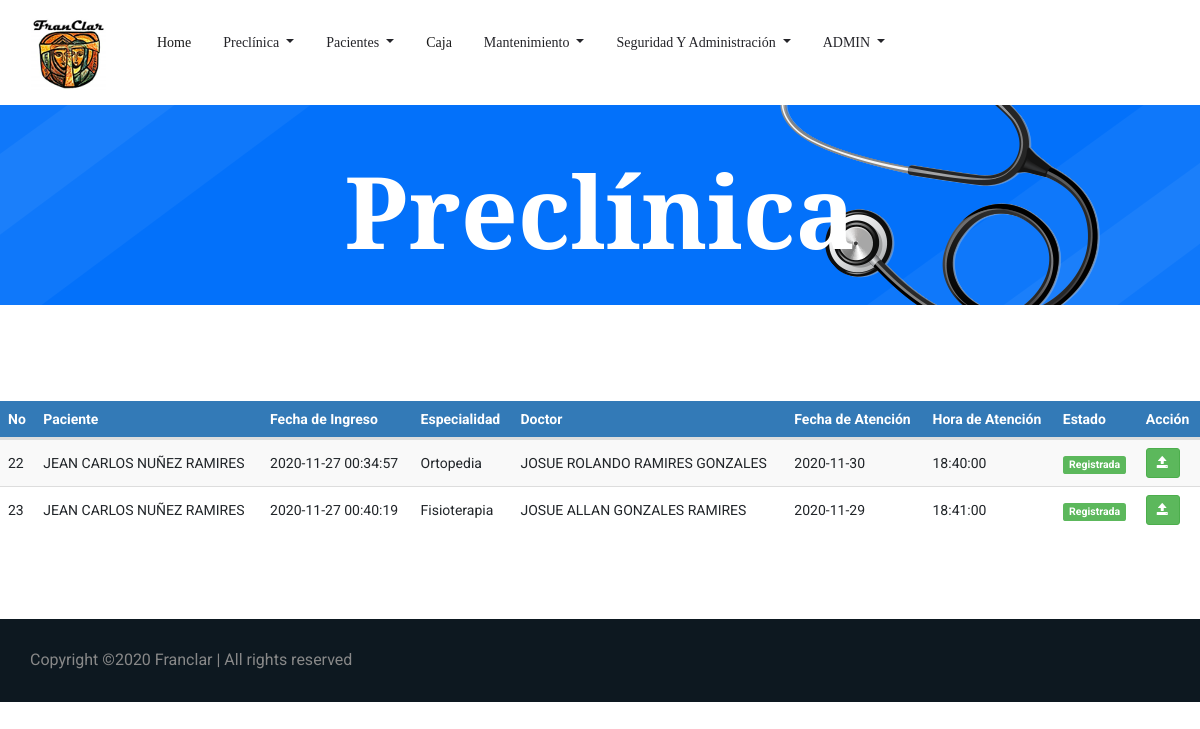
The page /Preclinica.php (signed in) on the database as committed earlier.
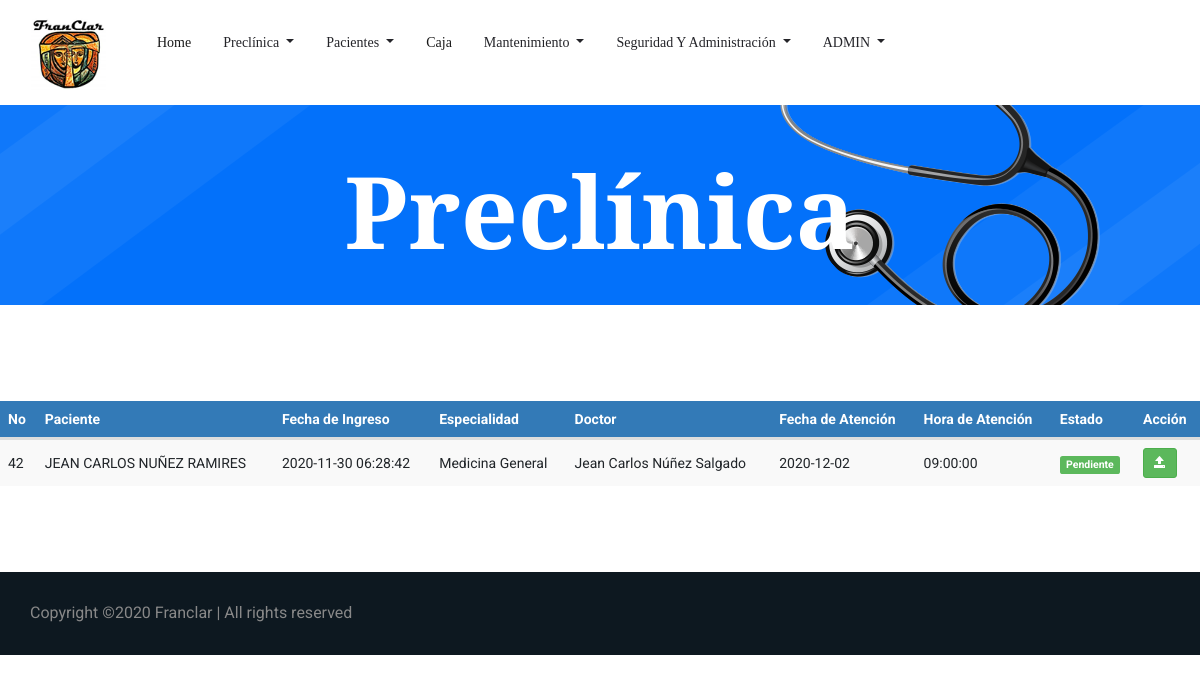
The same page on the database as committed later.
### tables this page shows
CREATE TABLE `tbl_citas` (
  `ID_Cita` bigint(3) NOT NULL,
  `ID_Paciente` int(3) NOT NULL,
  `ID_Usuario` bigint(3) NOT NULL,
  `ID_Empleado` int(3) NOT NULL,
  `ID_Especialidad` int(3) NOT NULL,
  `ID_Estado` int(3) NOT NULL,
  `Fec_Creacion` timestamp NOT NULL DEFAULT current_timestamp(),
  `Fec_Atencion` date NOT NULL,
  `Hora_Atencion` time NOT NULL,
  `Precio` int(5) NOT NULL,
  `Usuario_crea` bigint(3) DEFAULT NULL,
  `Fec_crea` date DEFAULT NULL,
  `Usuario_modif` bigint(3) DEFAULT NULL,
  `Fec_modif` date DEFAULT NULL
);

CREATE TABLE `tbl_pacientes` (
  `ID_Paciente` int(3) NOT NULL,
  `cedula` varchar(13) NOT NULL,
  `ID_Sexo` int(1) NOT NULL,
  `ID_Est_Civil` int(3) NOT NULL,
  `ID_Tipo_Sangre` int(3) NOT NULL,
  `ID_Religion` int(3) NOT NULL,
  `ID_TipoPaciente` int(3) NOT NULL,
  `Nom_Paciente` varchar(255) NOT NULL,
  `Fec_Nacimiento` date NOT NULL,
  `Edad` int(3) NOT NULL,
  `Dir_Paciente` varchar(255) NOT NULL,
  `Tel_Paciente` int(8) NOT NULL,
  `Cel_Paciente` int(8) NOT NULL,
  `Email` varchar(50) NOT NULL,
  `Contacto_Emergencia` varchar(40) NOT NULL,
  `ID_Parentesco` int(3) NOT NULL,
  `Tel_Emergencia` int(8) NOT NULL,
  `Cel_Emergencia` int(8) NOT NULL,
  `Antecedentes_Personales` varchar(500) DEFAULT NULL,
  `Antecedentes_Hospitalarios` varchar(500) DEFAULT NULL,
  `Antecedentes_Alergicos` varchar(500) DEFAULT NULL,
  `Antecedentes_Familiares` varchar(500) DEFAULT NULL,
  `Habitos` varchar(500) DEFAULT NULL,
  `Usuario_crea` bigint(3) DEFAULT NULL,
  `Fec_crea` date DEFAULT NULL,
  `Usuario_modif` bigint(3) DEFAULT NULL,
  `Fec_modif` date DEFAULT NULL
);

CREATE TABLE `tbl_especialidad` (
  `ID_especialidad` int(3) NOT NULL,
  `Descripcion_espec` varchar(30) NOT NULL,
  `Precio` int(5) NOT NULL
);

CREATE TABLE `tbl_empleado` (
  `ID_Empleado` int(3) NOT NULL,
  `Nom_Empleado` varchar(50) NOT NULL,
  `ID_Sexo` int(1) NOT NULL,
  `ID_Est_Civil` int(3) NOT NULL,
  `ID_Cargo` int(3) NOT NULL,
  `ID_Especialidad` int(3) NOT NULL,
  `Cedula` varchar(13) NOT NULL,
  `Fec_Nacimiento` date NOT NULL,
  `Dir_Empleado` varchar(255) NOT NULL,
  `Tel_Empleado` int(8) NOT NULL,
  `Cel_Empleado` int(8) NOT NULL,
  `Salario` int(6) NOT NULL,
  `Usuario_crea` bigint(3) DEFAULT NULL,
  `Fec_crea` date DEFAULT NULL,
  `Usuario_modif` bigint(3) DEFAULT NULL,
  `Fec_modif` date DEFAULT NULL
);

CREATE TABLE `tbl_estado_cita` (
  `ID_Estado` int(3) NOT NULL,
  `Descripcion_est_cita` varchar(10) NOT NULL
);

### Preclinica.php (the view, shortened to what this page needs)
<!doctype html>
<html lang="es">
<?php
include 'head.php'
?>
<body>
    <?php
    include 'header.php';
    ?>
    <section class="breadcrumb_part breadcrumb_bg">
        <div class="container">
            <div class="row">
                <div class="col-lg-12">
                    <div class="breadcrumb_iner">
                        <div class="breadcrumb_iner_item">
                            <h2>Preclínica</h2>
                        </div>
                    </div>
                </div>
            </div>
        </div>
    </section>
     <br>
     <br>
     <br>
     <br>
    <div class="table-responsive">
			<table id="datatableUsuarios" class="table table-striped table-hover" cellspacing="0" width="100%">
            	<thead>
				<tr>
					<th>No</th>
					<th>Paciente</th>
					<th>Fecha de Ingreso</th>
					<th>Especialidad</th>
                    <th>Doctor</th>
                    <th>Fecha de Atención</th>
                    <th>Hora de Atención</th>
                    <th>Estado</th>
				    <th>Acción</th>
				</tr>
				</thead>
				<tbody>
				<?php
				$sql = mysqli_query($con, "SELECT tbl_citas.ID_Cita,
				tbl_pacientes.Nom_Paciente,
				tbl_citas.Fec_Creacion,
				tbl_especialidad.Descripcion_espec,
				tbl_empleado.Nom_Empleado,
				tbl_citas.Fec_Atencion,
				tbl_citas.Hora_Atencion,
				tbl_estado_cita.Descripcion_est_cita FROM tbl_citas
				INNER JOIN tbl_pacientes on tbl_citas.ID_Paciente = tbl_pacientes.ID_Paciente
				INNER JOIN tbl_especialidad on tbl_citas.ID_Especialidad = tbl_especialidad.ID_Especialidad
				INNER JOIN tbl_empleado on tbl_citas.ID_Empleado = tbl_empleado.ID_Empleado
				INNER JOIN tbl_estado_cita on tbl_citas.ID_Estado = tbl_estado_cita.ID_Estado WHERE tbl_estado_cita.ID_Estado = 1");
				if(mysqli_num_rows($sql) == 0){
					echo '<tr><td colspan="8">No hay datos.</td></tr>';
				}else{
					while($row = mysqli_fetch_assoc($sql)){
						echo '
						<tr>
						<td>'.$row['ID_Cita'].'</td>
						<td>'.$row['Nom_Paciente'].'</td>
						<td>'.$row['Fec_Creacion'].'</td>
						<td>'.$row['Descripcion_espec'].'</td>
						<td>'.$row['Nom_Empleado'].'</td>
						<td>'.$row['Fec_Atencion'].'</td>
						<td>'.$row['Hora_Atencion'].'</td>
						<td><span class="label label-success">'.$row['Descripcion_est_cita'].'</span></td>
						<td>
                            <a href="agregarpreclinica.php?nik='.$row['ID_Cita'].'" title="Realizar pre-clínica" class="btn btn-success btn-sm"><span class="glyphicon glyphicon-open" aria-hidden="true"></span></a>
						</td>
						</tr>
						';
					}
				}
				?>
			</table>
		 </div>
         <br>
     <br>
     <br>
     <br>
    <?php
        include 'Copyright.php'
    ?>
</body>
</html>

### head.php (shortened to what this page needs)
<head>
  <link href="css/style_nav.css" rel="stylesheet">
  <link rel="stylesheet" href="css/bootstrap.min.css">
  <link href="font-awesome/css/font-awesome.min.css" rel="stylesheet">
  <link rel="stylesheet" href="https://use.fontawesome.com/releases/v5.8.2/css/all.css">
  <link rel="stylesheet" href="css/animate.css">
  <link rel="stylesheet" href="css/owl.carousel.min.css">
  <link rel="stylesheet" href="css/themify-icons.css">
  <link rel="stylesheet" href="css/flaticon.css">
  <link rel="stylesheet" href="css/magnific-popup.css">
  <link rel="stylesheet" href="css/nice-select.css">
  <link rel="stylesheet" href="css/slick.css">
  <link rel="stylesheet" href="https://maxcdn.bootstrapcdn.com/bootstrap/3.4.0/css/bootstrap.min.css">
  <link rel="stylesheet" href="css/style.css">
  <link rel="stylesheet" href="https://cdnjs.cloudflare.com/ajax/libs/font-awesome/4.7.0/css/font-awesome.min.css">
  <link href="css/bootstrap-datepicker.css" rel="stylesheet">
    <link href='lib/main.css' rel='stylesheet' />
    <link rel="stylesheet" href="css/main.css">
    <link rel="stylesheet" type="text/css" href="datatables/datatables.min.css"/>
    <link rel="stylesheet"  type="text/css" href="datatables/DataTables-1.10.18/css/dataTables.bootstrap4.min.css">
  <link href="https://cdn.jsdelivr.net/npm/select2@4.1.0-beta.1/dist/css/select2.min.css" rel="stylesheet" />
</head>

### header.php (shortened to what this page needs)
<?php
$usuario=$_SESSION['Nom_Usuario'];
$rolUsuario=$_SESSION['ID_Rol'];
?>
<?php
switch ($rolUsuario) {
    case '1':?>
       <header class="main_menu">
        <div class="container">
            <div class="row align-items-center">
                <div class="col-lg-12">
                    <nav class="navbar navbar-expand-lg navbar-light">
                        <a class="navbar-brand" href="index.php"> <img src="img/franclar_logo.png" srcset="img/franclar_logo.png 800w" sizes= "(min-width: 1000px) 50vw, (min-width: 800px) 80vw, (min-width: 600px) 100vw, (min-width: 300px) 145vw, , (min-width: 250px) 100vw, (min-width: 100px) 100vw" alt="logo"> </a>
                        <div class="collapse navbar-collapse main-menu-item justify-content-center"
                            id="navbarSupportedContent">
                            <ul class="navbar-nav align-items-center">
                                <li class="nav-item active">
                                    <a class="nav-link" href="Index.php">Home</a>
                                </li>
                                <li class="nav-item dropdown">
                                    <a class="nav-link dropdown-toggle" href="#" id="navbarDropdown"
                                    role="button" data-toggle="dropdown" aria-haspopup="true" aria-expanded="false">
                                    Preclínica
                                </a>
                                </li>
                                <li class="nav-item dropdown">
                                    <a class="nav-link dropdown-toggle" href="#" id="navbarDropdown"
                                        role="button" data-toggle="dropdown" aria-haspopup="true" aria-expanded="false">
                                        Pacientes
                                    </a>
                                </li>
                                <li class="nav-item active">
                                    <a class="nav-link" href="Caja.php">Caja</a>
                                </li>
                            <li class="nav-item dropdown">
                                <a class="nav-link dropdown-toggle" href="#" id="navbarDropdown"
                                role="button" data-toggle="dropdown" aria-haspopup="true" aria-expanded="false">
                                Mantenimiento
                            </a>
                                </li>
                                <li class="nav-item dropdown">
                                    <a class="nav-link dropdown-toggle" href="#" id="navbarDropdown"
                                    role="button" data-toggle="dropdown" aria-haspopup="true" aria-expanded="false">
                                        Seguridad y Administración
                                    </a>
                                </li>
                                <li class="nav-item dropdown ">
                                    <a class="nav-link dropdown-toggle" href="#" id="navbarDropdown"
                                    role="button" data-toggle="dropdown" aria-haspopup="true" aria-expanded="false">
                                    <?php echo $usuario?>
                                    </a>
                                </li>
                            </ul>
                        </div>
                    </nav>
                </div>
            </div>
        </div>
    </header>
<?php
        break;
        ?>
<?php }?>

### Copyright.php
<footer class="footer-area">
    <div class="copyright_part">
                <div class="container">
                    <div class="row align-items-center">
                        <p class="footer-text m-0 col-lg-8 col-md-12">
    Copyright &copy;<script>document.write(new Date().getFullYear());</script> Franclar | All rights reserved
    </p>
                    </div>
                </div>
            </div>
</footer>

### css/main.css (style rules this page uses)
table th { background-color: #337ab7 !important; color: white; }
table>tbody>tr>td { vertical-align: middle !important; }

Rows that differ between the two databases and show on the page:
no longer on this page (row edited): tbl_citas: ID_Cita "22", ID_Paciente.Nom_Paciente "JEAN CARLOS NUÑEZ RAMIRES", Fec_Creacion "2020-11-27 00:34:57", ID_Especialidad.Descripcion_espec "Ortopedia", ID_Empleado.Nom_Empleado "JOSUE ROLANDO RAMIRES GONZALES", Fec_Atencion "2020-11-30", Hora_Atencion "18:40:00", ID_Estado.Descripcion_est_cita "Registrada"
no longer on this page (row edited): tbl_citas: ID_Cita "23", ID_Paciente.Nom_Paciente "JEAN CARLOS NUÑEZ RAMIRES", Fec_Creacion "2020-11-27 00:40:19", ID_Especialidad.Descripcion_espec "Fisioterapia", ID_Empleado.Nom_Empleado "JOSUE ALLAN GONZALES RAMIRES", Fec_Atencion "2020-11-29", Hora_Atencion "18:41:00", ID_Estado.Descripcion_est_cita "Registrada"
added tbl_citas: ID_Cita "42", ID_Paciente.Nom_Paciente "JEAN CARLOS NUÑEZ RAMIRES", Fec_Creacion "2020-11-30 06:28:42", ID_Especialidad.Descripcion_espec "Medicina General", ID_Empleado.Nom_Empleado "Jean Carlos Núñez Salgado", Fec_Atencion "2020-12-02", Hora_Atencion "09:00:00", ID_Estado.Descripcion_est_cita "Pendiente"
